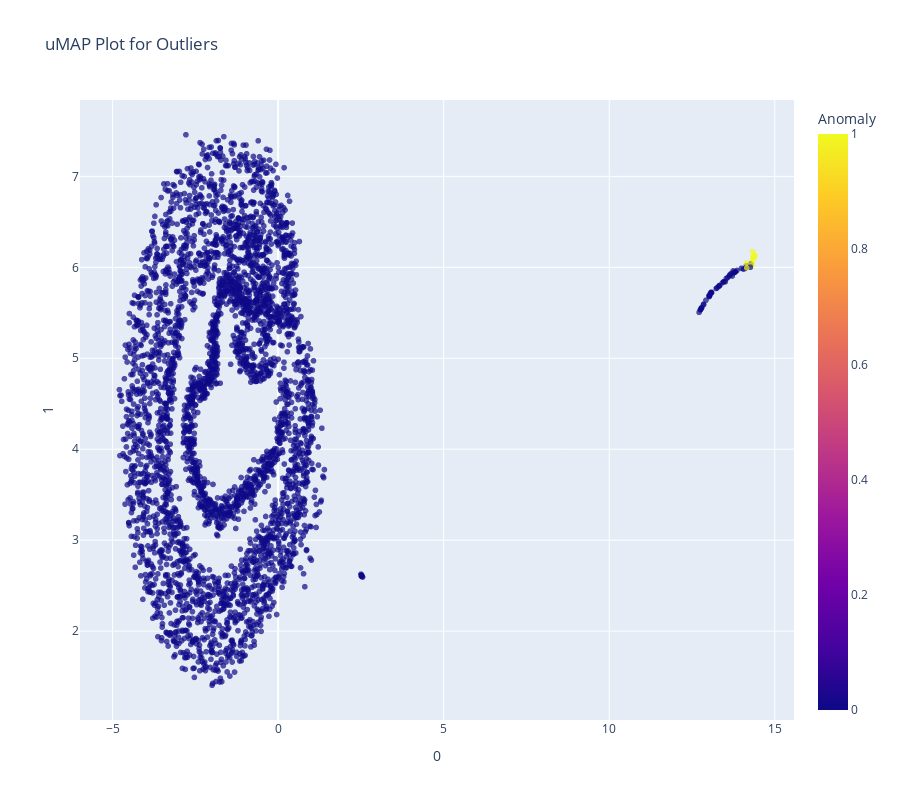

The code cell stored with this chart in its notebook:
### Code cell
plot_model(iforest, plot = 'umap')

### Figure 1 — Plotly figure (JSON) as saved in the notebook; plotly's stock layout.template omitted (floating-point values rounded to 4 significant figures; data arrays with more than 128 entries replaced by an {"elided": "..."} marker saying what was removed)
{"data": [{"customdata": {"elided": "3821x1 int values"}, "hovertemplate": "0=%{x}<br>1=%{y}<br>Feature=%{customdata[0]}<br>Anomaly=%{marker.color}<extra></extra>", "legendgroup": "", "marker": {"color": {"elided": "3821 int values"}, "coloraxis": "coloraxis", "opacity": 0.7, "symbol": "circle"}, "mode": "markers", "name": "", "showlegend": false, "type": "scattergl", "x": {"elided": "3821 float values"}, "xaxis": "x", "y": {"elided": "3821 float values"}, "yaxis": "y"}], "layout": {"coloraxis": {"colorbar": {"title": {"text": "Anomaly"}}, "colorscale": [[0, "#0d0887"], [0.1111, "#46039f"], [0.2222, "#7201a8"], [0.3333, "#9c179e"], [0.4444, "#bd3786"], [0.5556, "#d8576b"], [0.6667, "#ed7953"], [0.7778, "#fb9f3a"], [0.8889, "#fdca26"], [1, "#f0f921"]]}, "height": 800, "legend": {"tracegroupgap": 0}, "title": {"text": "uMAP Plot for Outliers"}, "width": 900, "xaxis": {"anchor": "y", "domain": [0, 1], "title": {"text": "0"}}, "yaxis": {"anchor": "x", "domain": [0, 1], "title": {"text": "1"}}}}
